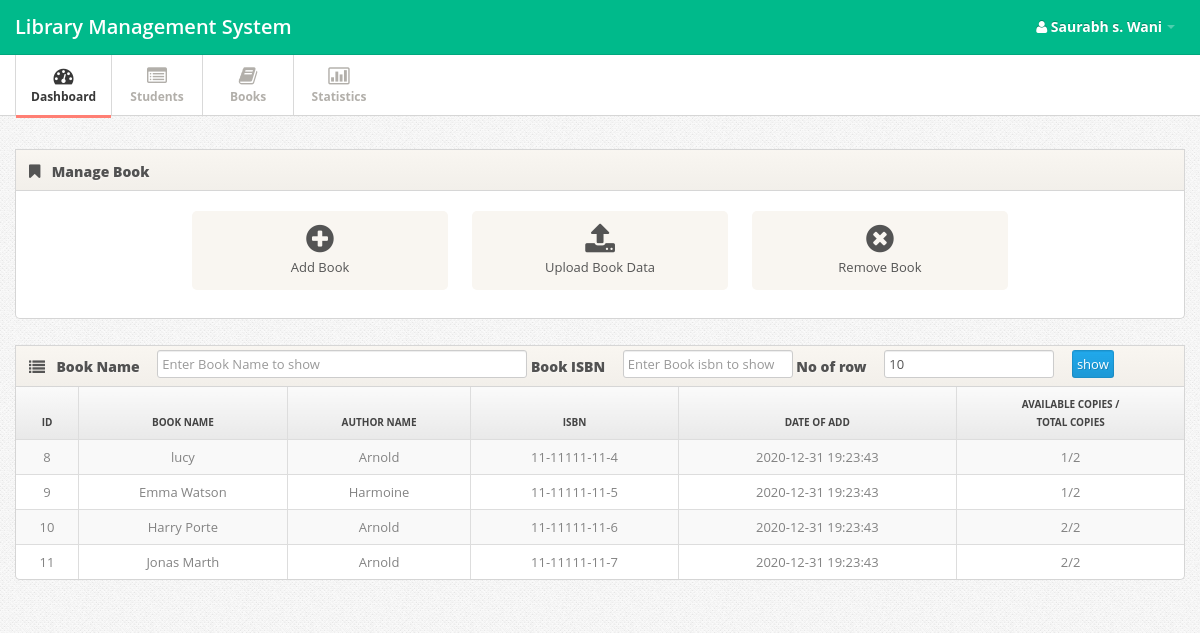
Screenshot of /book.php?page=Dashboard (signed in) with the database file from the repository.
### tables this page shows
CREATE TABLE `book` (
  `id` int(11) NOT NULL,
  `name` varchar(11) NOT NULL,
  `author` varchar(11) NOT NULL,
  `dateadd` datetime NOT NULL DEFAULT current_timestamp(),
  `addedby` varchar(1000) NOT NULL,
  `isbn` longtext NOT NULL
);

### fun.php (called while the page is built, shortened)
<?php
function select($var,$col,$condtn)
{
	$query="SELECT $var FROM $col $condtn";
	$sql=mysqli_query($GLOBALS['connection'],$query);
	return $sql;
}
?>

### book.php (the view, shortened to what this page needs)
<?php
include('header.php');
?>
<div class="span12">
  <div class="widget">
    <div class="widget-header"> <i class="icon-bookmark"></i>
      <h3>Manage Book</h3>
    </div>
    <div class="widget-content">
      <div class="shortcuts">
        <a href="#myModal" role="button" data-toggle="modal" class="shortcut"><i class="shortcut-icon icon-plus-sign"></i><span class="shortcut-label">Add Book</span> </a>
        <a href="#myModal3" role="button" data-toggle="modal" class="shortcut"><i class="shortcut-icon icon-upload-alt"></i><span class="shortcut-label">Upload Book Data</span> </a>
        <a href="#myModal2" role="button" data-toggle="modal" class="shortcut"><i class="shortcut-icon icon-remove-sign"></i> <span class="shortcut-label">Remove Book</span> </a>
      </div>
    </div>
  </div>
  <div class="widget widget-table action-table">
    <div class="widget-header"><i class='icon-list'></i>
      <h3>
        <?php
        $result=select("*","book","WHERE 1");
        $row=mysqli_num_rows($result);
        if($row!=0){ ?>
          <form  action="Book.php" method="GET" >
            Book Name
            &emsp;<input class="span4 m-wrap" type="text" name="mgn" placeholder="Enter Book Name to show">
            Book ISBN
            &emsp;<input class="span2 m-wrap" type="text" name="in" placeholder="Enter Book isbn to show">
            No of row
            &emsp;<input class="span2 m-wrap" type="number" required name="cnt" autocomplete="off" placeholder="Enter records number to show" value="10">
            &emsp;<input type="submit" class="btn-primary" value="show">
          </form>
        <?php } ?>
      </h3>
    </div>
    <div class="widget-content table-bordered">
      <table class="table table-striped">
        <thead>
          <tr>
            <th><center>ID</center></th>
            <th><center>Book Name</center></th>
            <th><center>Author Name</center></th>
            <th><center>ISBN</center></th>
            <th><center>Date Of Add</center></th>
            <th><center>Available copies /<br> total copies</center></th>
          </tr>
        </thead>
        <tbody>
          <?php
          function res(){ $cnt=25;
            $result=select("*","Book","ORDER BY id  LIMIT $cnt ");}
            if(isset($_GET['cnt']) && isset($_GET['mgn']))
            {
              $mgn = trim($_GET['mgn']);
              $cnt = $_GET['cnt'];
              $in = trim($_GET['in']);
              if($mgn == null)
              {
                if(isset($_GET['in']))
                {
                  if($in == null)
                  {
                    res();
                  }else
                  {
                    $result=select("*","Book","WHERE isbn='$in' ORDER BY id ASC LIMIT $cnt ");
                  }
                }
              }
              elseif($in != null && $mgn != null)
              {
                $result=select("*","Book","WHERE name LIKE '%$mgn%' AND isbn='$in' ORDER BY id ASC LIMIT $cnt ");
              }
              else{$result=select("*","Book","WHERE name LIKE '%$mgn%' ORDER BY id ASC LIMIT $cnt ");}
            }
            else{res();}
            while($std=mysqli_fetch_assoc($result))
            {
              $copyid=$av=0;
              $i=$std['id'];
              echo "<tr>
              <td><center> ".$i."</center></td>
              <td><center> ".$std['name']."</center></td>
              <td><center> ".$std['author']."</center></td>
              <td><center> ".$std['isbn']."</center></td>
              <td><center> ".$std['dateadd']."</center></td> ";
              $resultt=select("*","Bookcopy","WHERE bookid = '$i'");
              while($stdd=mysqli_fetch_assoc($resultt))
              {
                if ($stdd['status']==1)
                {
                  $av=$av+1;
                }
                $copyid=$copyid+1;
              }
              echo "<td><center> ".$av."/".$copyid."</center></td></tr>";
            }
            ?>
          </tbody>
        </table>
      </div>
    </div>
  </div>
  <?php
  include('footer.php');
  ?>

### css/style.css (style rules this page uses)
body { background: #f9f6f1; font: 13px/1.7em 'Open Sans'; }
input, button, select, textarea { font-family: 'Open Sans'; }
.table td { vertical-align: middle; }
.table-bordered th { background: #E9E9E9; background:-moz-linear-gradient(top, #FAFAFA 0%, #E9E9E9 100%); background:-webkit-gradient(linear, left top, left bottom, color-stop(0%,#FAFAFA), color-stop(100%,#E9E9E9)); background:-webkit-linear-gradient(top, #FAFAFA 0%,#E9E9E9 100%); background:-o-linear-gradient(top, #FAFAFA 0%,#E9E9E9 100%); background:-ms-linear-gradient(top, #FAFAFA 0%,#E9E9E9 100%); background:linear-gradient(top, #FAFAFA 0%,#E9E9E9 100%); filter: progid:DXImageTransform.Microsoft.gradient(startColorstr='#FAFAFA', endColorstr='#E9E9E9'); -ms-filter: "progid:DXImageTransform.Microsoft.gradient(startColorstr='#FAFAFA', endColorstr='#E9E9E9')"; font-size: 10px; color: #444; text-transform: uppercase; }
.widget { position: relative; clear: both; width: auto; margin-bottom: 2em; overflow: hidden; }
.widget-header { position: relative; height: 40px; line-height: 40px; background: #f9f6f1; background:-moz-linear-gradient(top, #f9f6f1 0%, #f2efea 100%); background:-webkit-gradient(linear, left top, left bottom, color-stop(0%,#f9f6f1), color-stop(100%,#f2efea)); background:-webkit-linear-gradient(top, #f9f6f1 0%,#f2efea 100%); background:-o-linear-gradient(top, #f9f6f1 0%,#f2efea 100%); background:-ms-linear-gradient(top, #f9f6f1 0%,#f2efea 100%); background:linear-gradient(top, #f9f6f1 0%,#f2efea 100%); filter: progid:DXImageTransform.Microsoft.gradient(startColorstr='#f9f6f1', endColorstr='#f2efea'); -ms-filter: "progid:DXImageTransform.Microsoft.gradient(startColorstr='#f9f6f1', endColorstr='#f2efea')"; border: 1px solid #d6d6d6; -webkit-background-clip: padding-box; }
.widget-header h3 { position: relative; top: 2px; left: 10px; display: inline-block; margin-right: 3em; font-size: 14px; font-weight: 800; color: #525252; line-height: 18px; text-shadow: 1px 1px 2px rgba(255,255,255,.5); }
.widget-header [class^="icon-"], .widget-header [class*=" icon-"] { display: inline-block; margin-left: 13px; margin-right: -2px; font-size: 16px; color: #555; vertical-align: middle; }
.widget-content { padding: 20px 15px 15px; background: #FFF; border: 1px solid #D5D5D5; -moz-border-radius: 5px; -webkit-border-radius: 5px; border-radius: 5px; }
.widget-header+.widget-content { border-top: none; -webkit-border-top-left-radius: 0; -webkit-border-top-right-radius: 0; -moz-border-radius-topleft: 0; -moz-border-radius-topright: 0; border-top-left-radius: 0; border-top-right-radius: 0; }
.widget-content:before, .widget-content:after { content:""; display:table; }
.widget-content:after { clear:both; }
.widget-content { zoom:1; }
.widget-table .widget-content { padding: 0; }
.widget-table .table { margin-bottom: 0; border: none; }
.widget-table .table tr td:first-child { border-left: none; }
.widget-table .table tr th:first-child { border-left: none; }

### css/pages/dashboard.css (style rules this page uses)
.shortcuts { text-align: center; }
.shortcuts .shortcut { width: 22.50%; display: inline-block; padding: 12px 0; margin: 0 .9% 1em; vertical-align: top; text-decoration: none; background: #f9f6f1; border-radius: 5px; }
.shortcuts .shortcut .shortcut-icon { margin-top: .25em; margin-bottom: .25em; font-size: 32px; color: #545454; }
.shortcuts .shortcut-label { display: block; font-weight: 400; color: #545454; }

### css/pages/signin.css (style rules this page uses)
body { background: url(../../images/body-bg.png); color:#838383; font: 13px/1.7em 'Open Sans'; }

### rows the page displays
book: id "8", name "lucy", author "Arnold", isbn "11-11111-11-4", dateadd "2020-12-31 19:23:43", av "1", copyid "2"
book: id "9", name "Emma Watson", author "Harmoine", isbn "11-11111-11-5", dateadd "2020-12-31 19:23:43", av "1", copyid "2"
book: id "10", name "Harry Porte", author "Arnold", isbn "11-11111-11-6", dateadd "2020-12-31 19:23:43", av "2", copyid "2"
book: id "11", name "Jonas Marth", author "Arnold", isbn "11-11111-11-7", dateadd "2020-12-31 19:23:43", av "2", copyid "2"

### other values shown
$_SESSION['sn'] "Saurabh s. Wani"
